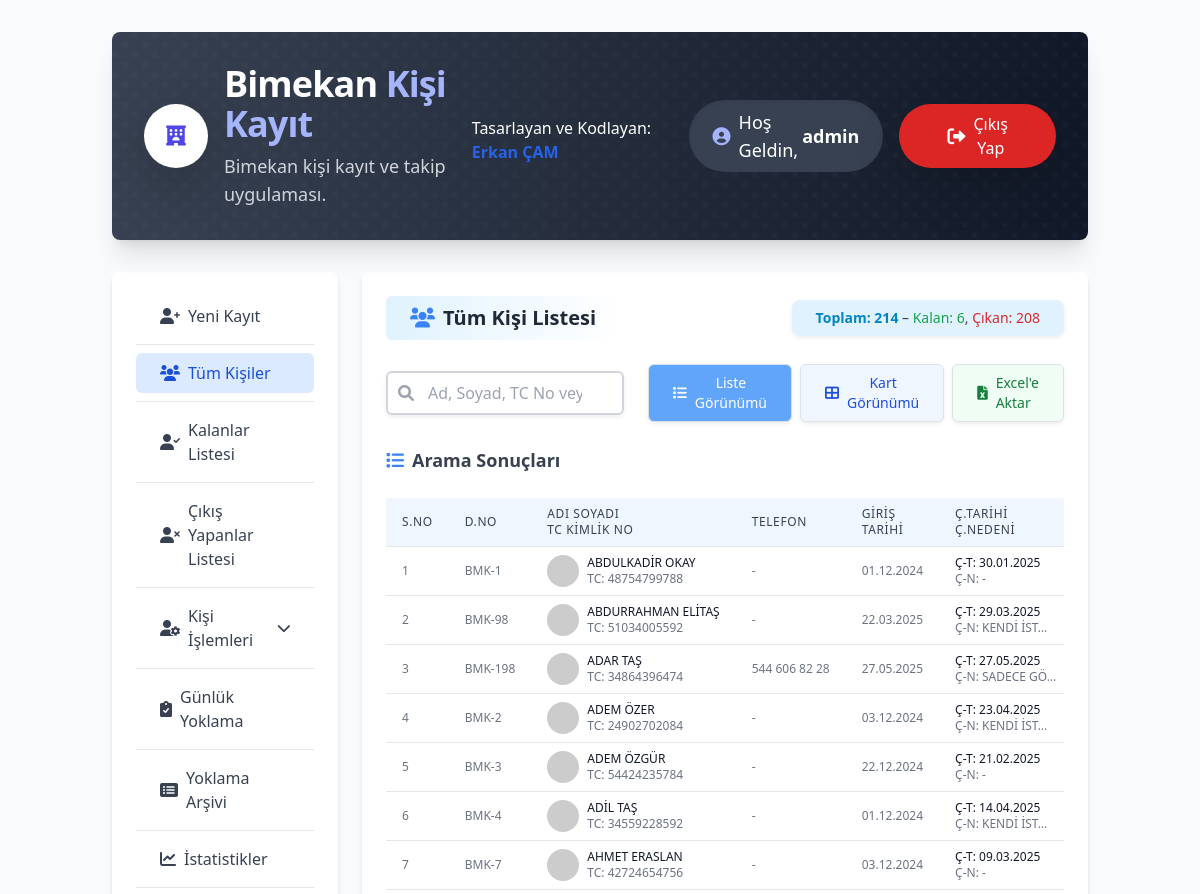
The page /misafir/listesi/tumu/ (signed in, upper part) on the database as committed earlier.
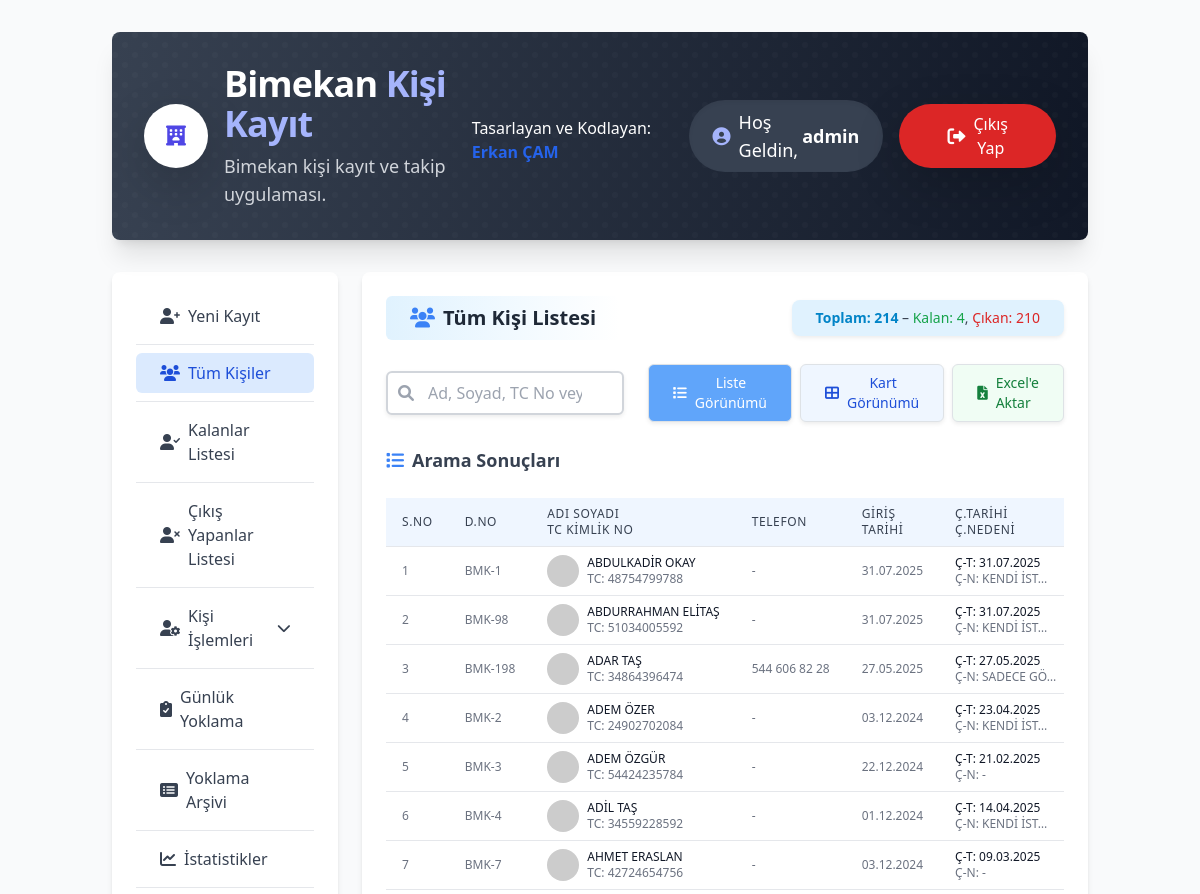
The same page on the database as committed later.
### kayitlar/models.py (models this page shows, shortened)
class Misafir(models.Model):
    DURUM_SECENEKLERI = [
        ('AKTIF', 'Aktif'),
        ('PASIF', 'Pasif'),
    ]
    SOSYAL_GUVENCE_CHOICES = [
        ('SGK', 'SGK'),
        ('BAGKUR', 'Bağkur'),
        ('EMEKLI_SANDIGI', 'Emekli Sandığı'),
        ('YOK', 'Yok'),
        ('DIGER', 'Diğer'),
    ]
    dosya_no = models.CharField(
        max_length=30,
        unique=True,
        verbose_name="Dosya No",
        help_text="Kişiye özel benzersiz dosya numarası"
    )
    ad = models.CharField(max_length=100, verbose_name="Adı")
    soyad = models.CharField(max_length=100, verbose_name="Soyadı")
    tc_kimlik_no = models.CharField(
        max_length=11,
        unique=True,
        verbose_name="T.C. Kimlik No",
        help_text="11 haneli T.C. Kimlik Numarası"
    )
    giris_tarihi = models.DateTimeField(
        default=timezone.now,
        verbose_name="Giriş Tarihi"
    )
    cikis_tarihi = models.DateTimeField( # Misafir modeline taşındı
        blank=True,
        null=True,
        verbose_name="Çıkış Tarihi"
    )
    cikis_nedeni = models.TextField( # Misafir modeline taşındı
        verbose_name="Son Çıkış Nedeni",
        blank=True,
        null=True,
        help_text="Kişinin en son çıkış yapma nedeni."
    )
    dogum_tarihi = models.DateField(verbose_name="Doğum Tarihi")
    dogum_yeri = models.CharField(max_length=100, verbose_name="Doğum Yeri")
    telefon = models.CharField(
        max_length=20,
        blank=True,
        null=True,
        verbose_name="Telefonu"
    )
    durum = models.CharField(
        max_length=10,
        choices=DURUM_SECENEKLERI,
        default='AKTIF',
        verbose_name="Durum Bilgisi"
    )
    yatak_no = models.ForeignKey(
        Yatak,
        on_delete=models.SET_NULL,
        blank=True,
        null=True,
        verbose_name="Yatak Numarası",
        help_text="Kişinin kaldığı yatak numarası"
    )
    adres = models.TextField(
        blank=True,
        null=True,
        verbose_name="Adresi"
    )
    sosyal_guvence = models.ForeignKey(
        SosyalGuvence,
        on_delete=models.SET_NULL,
        blank=True,
        null=True,
        verbose_name="Sosyal Güvencesi"
    )
    fotograf = models.ImageField(
        upload_to='misafir_fotograflari/',
        blank=True,
        null=True,
        verbose_name="Kişi Fotoğrafı"
    )
    beyan = models.TextField(
        blank=True,
        null=True,
        verbose_name="Kişinin Beyanı",
        help_text="Kişinin kendi beyanı veya önemli notlar"
    )
    class Meta:
        verbose_name = "Misafir"
        verbose_name_plural = "Misafirler"
        ordering = ['-giris_tarihi']

### kayitlar/views.py (the view, shortened to what this page needs)
# urls.py: path('misafir/listesi/<str:liste_turu>/', views.misafir_listeleri, name='misafir_listesi'),
@login_required
def misafir_listeleri(request, liste_turu='tumu'):
    base_queryset = Misafir.objects.all()
    title = "Tüm Kişiler Listesi"
    current_queryset = base_queryset.order_by('ad', 'soyad')
    if liste_turu == 'aktifler':
        current_queryset = base_queryset.filter(durum='AKTIF').order_by('ad', 'soyad')
        title = "Aktif Kişiler Listesi"
    elif liste_turu == 'pasifler':
        current_queryset = base_queryset.filter(durum='PASIF').order_by('ad', 'soyad')
        title = "Pasif Kişiler Listesi"
    query = request.GET.get('q')
    paginator = Paginator(current_queryset, 20)
    page_number = request.GET.get('page')
    try:
        page_obj = paginator.page(page_number)
    except PageNotAnInteger:
        page_obj = paginator.page(1)
    except EmptyPage:
        page_obj = paginator.page(paginator.num_pages)
    processed_misafirler = []
    for misafir in page_obj.object_list:
        if misafir.yatak_no: # Eğer yatak ilişkisi varsa
            yatak_numarasi_degeri = misafir.yatak_no.yatak_numarasi
            if isinstance(yatak_numarasi_degeri, (int, float)) and math.isnan(yatak_numarasi_degeri):
                misafir.display_yatak_no = "Yok"
            elif yatak_numarasi_degeri is None or str(yatak_numarasi_degeri).strip() == "" or str(yatak_numarasi_degeri).strip().upper() == "NAN":
                misafir.display_yatak_no = "Yok"
            else:
                misafir.display_yatak_no = str(yatak_numarasi_degeri)
        else:
            misafir.display_yatak_no = "-"
        processed_misafirler.append(misafir)
    toplam_kisi_sayisi = base_queryset.count()
    aktif_sayisi = base_queryset.filter(durum='AKTIF').count()
    pasif_sayisi = base_queryset.filter(durum='PASIF').count()
    context = {
        'misafirler': page_obj.object_list,
        'page_obj': page_obj,
        'query': query,
        'title': title,
        'liste_turu': liste_turu,
        'current_section': f'{liste_turu}-misafirler-list',
        'now_dt': timezone.now(),
        'toplam_kisi_sayisi': toplam_kisi_sayisi,
        'aktif_sayisi': aktif_sayisi,
        'pasif_sayisi': pasif_sayisi,
    }
    return render(request, 'bimekan/misafir_listesi.html', context)

### kayitlar/templatetags/custom_filters.py (called while the page is built, shortened)
@register.filter
def make_datetime(value):
    if isinstance(value, datetime):
        if timezone.is_aware(value):
            return value
        else:
            aware_value = timezone.make_aware(value)
            print(f"DEBUG (make_datetime): Value naive datetime, aware yapıldı: {aware_value}")
            return aware_value
    elif isinstance(value, date):
        dt_obj = timezone.make_aware(datetime.combine(value, datetime.min.time()))
        return dt_obj
    return None

### templates/bimekan/misafir_listesi.html (shortened to what the changed rows need)
{% extends 'bimekan/base.html' %}
{% load static %}
{% load custom_filters %}
{% block content %}
    <div id="misafir-listesi-container" class="form-section active bg-white rounded-lg shadow-md p-6">
        <div class="flex justify-between items-center mb-6 flex-wrap gap-4">
            <h2 class="text-xl font-bold text-gray-800 bg-gradient-to-r from-sky-100 via-sky-50 to-white px-4 py-2 rounded-md flex items-center">
                {% if liste_turu == 'aktifler' %}
                <i class="fas fa-user-check mr-2 text-blue-500"></i> Kalanlar Listesi
                {% elif liste_turu == 'pasifler' %}
                <i class="fas fa-user-times mr-2 text-blue-500"></i> Çıkış Yapanlar
                {% else %}
                <i class="fas fa-users mr-2 text-blue-500"></i> Tüm Kişi Listesi
                {% endif %}
            </h2>
            <div class="ml-auto">
                {% if liste_turu == "tumu" %}
                <div class="bg-sky-100 rounded-lg px-4 py-2 shadow-sm text-sm text-gray-700 whitespace-nowrap">
                    <strong class="text-sky-600">Toplam: {{ toplam_kisi_sayisi }}</strong> –
                    <span class="text-green-600">Kalan: {{ aktif_sayisi }}</span>,
                    <span class="text-red-600">Çıkan: {{ pasif_sayisi }}</span>
                </div>
                {% elif liste_turu == "aktifler" %}
                <div class="bg-green-50 text-green-800 rounded px-4 py-2 shadow-sm text-sm whitespace-nowrap">
                    Kalan: {{ aktif_sayisi }}
                </div>
                {% elif liste_turu == "pasifler" %}
                <div class="bg-red-50 text-red-800 rounded px-4 py-2 shadow-sm text-sm whitespace-nowrap">
                    Çıkış Yapanlar: {{ pasif_sayisi }}
                </div>
                {% endif %}
            </div>
        </div>
        {% if page_obj.object_list %}
            <div id="list-view" class="overflow-x-auto">
                <table class="min-w-full divide-y divide-gray-200">
                    <thead class="bg-blue-50">
                        <tr>
                            <th scope="col" class="px-3 py-2 text-left text-xs font-medium text-gray-700 uppercase tracking-wider">S.NO</th>
                            <th scope="col" class="px-3 py-2 text-left text-xs font-medium text-gray-700 uppercase tracking-wider">D.NO</th>
                            <th scope="col" class="px-3 py-2 text-left text-xs font-medium text-gray-700 uppercase tracking-wider">Adı Soyadı<br/>TC Kimlik No</th>
                            <th scope="col" class="px-3 py-2 text-left text-xs font-medium text-gray-700 uppercase tracking-wider">Telefon</th>
                            <th scope="col" class="px-3 py-2 text-left text-xs font-medium text-gray-700 uppercase tracking-wider">Giriş Tarihi</th>
                            <th scope="col" class="px-3 py-2 text-left text-xs font-medium text-gray-700 uppercase tracking-wider">Ç.Tarihi<br/>Ç.Nedeni</th>
                        </tr>
                    </thead>
                    <tbody class="bg-white divide-y divide-gray-200">
    {% for misafir in page_obj.object_list %}
    <tr class="hover:bg-blue-50 transition duration-150 cursor-pointer misafir-row"
        data-pk="{{ misafir.pk }}"
        data-ad-soyad="{{ misafir.ad }} {{ misafir.soyad }}"
        data-dosya-tc="D.NO: {{ misafir.dosya_no }} / TC: {{ misafir.tc_kimlik_no|default:'-' }}"
        data-durum="{% if misafir.durum == 'AKTIF' %}AKTİF{% else %}PASİF{% endif %}"
        data-is-aktif="{% if misafir.durum == 'AKTIF' %}true{% else %}false{% endif %}">
        <td class="px-3 py-2 whitespace-nowrap text-xs text-gray-500">{{ forloop.counter|add:page_obj.start_index|add:-1 }}</td>
        <td class="px-3 py-2 whitespace-nowrap text-xs text-gray-500">{{ misafir.dosya_no }}</td>
        <td class="px-3 py-2 whitespace-nowrap">
            <div class="flex items-center">
                <div class="flex-shrink-0 h-8 w-8">
                    {% if misafir.fotograf %}
                        <img class="h-8 w-8 rounded-full object-cover" src="{{ misafir.fotograf.url }}" alt="{{ misafir.ad }} {{ misafir.soyad }}'ın profil fotoğrafı">
                    {% else %}
                        <img class="h-8 w-8 rounded-full" src="https://placehold.co/32x32/cccccc/ffffff?text={{ misafir.ad|first }}{{ misafir.soyad|first }}" alt="{{ misafir.ad }} {{ misafir.soyad }}'ın profil fotoğrafı">
                    {% endif %}
                </div>
                <div class="ml-2">
                    <div class="text-xs font-medium text-gray-900">{{ misafir.ad }} {{ misafir.soyad }}</div>
                    <div class="text-xs text-gray-500">TC: {{ misafir.tc_kimlik_no|default:"-" }}</div>
                </div>
            </div>
        </td>
        <td class="px-3 py-2 whitespace-nowrap text-xs text-gray-500">{{ misafir.telefon|default:"-" }}</td>
        <td class="px-3 py-2 whitespace-nowrap text-xs text-gray-500">
            {% if misafir.giris_tarihi %}
                {{ misafir.giris_tarihi|date:"d.m.Y" }}
            {% else %}
                -
            {% endif %}
        </td>
        <td class="px-3 py-2 whitespace-nowrap">
            <div class="text-xs text-gray-500">
                <div class="font-medium text-gray-900">Ç-T:
                    {% if misafir.cikis_tarihi %}
                        {{ misafir.cikis_tarihi|date:"d.m.Y" }}
                    {% else %}
                        -
                    {% endif %}
                </div>
                <div class="text-gray-500">Ç-N:
                    {% if misafir.cikis_nedeni %}
                        {{ misafir.cikis_nedeni|truncatechars:10 }}
                    {% else %}
                        -
                    {% endif %}
                </div>
            </div>
        </td>
    </tr>
    {% endfor %}
</tbody>
                </table>
            </div>
        {% elif query %}
            <p class="text-center text-gray-500 py-8">Aradığınız kriterlere uygun kişi bulunamadı.</p>
        {% else %}
            <p class="text-center text-gray-500 py-8">Yukarıdaki arama kutusunu kullanarak kişileri arayın veya listeyi görüntüleyin.</p>
        {% endif %}
    </div>
{% endblock content %}

Rows that differ between the two databases and show on the page:
changed Misafir "BMK-1": giris_tarihi "01.12.2024" → "31.07.2025"; cikis_tarihi "30.01.2025" → "31.07.2025"; cikis_nedeni (not shown) → "KENDİ İST…"; no longer shows "-"
changed Misafir "BMK-98": giris_tarihi "22.03.2025" → "31.07.2025"; cikis_tarihi "29.03.2025" → "31.07.2025"
Other text that changed with them:
{{ aktif_sayisi }}: "6" → "4"
{{ pasif_sayisi }}: "208" → "210"
